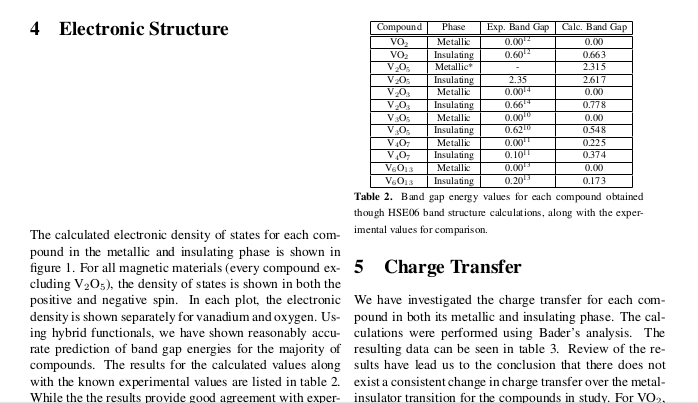
#> input picture table8.png, 698 x 403 px
$ jupyter execute table.ipynb
#> lines starting #> are read from the running program, lines starting #| are printed output that depends on the picture; after the words box and inside, x2 and y2 are one past the last pixel; in counts of white or black regions, pixels touching at a corner belong together
[cell 1]
import cv2
import numpy as np
import math

## Load image, grayscale, Otsu's threshold

[cell 2]
image = cv2.imread('table8.png')
#> image is the input picture: shape (403, 698, 3); min 0, max 255, mean 235.1
gray = cv2.cvtColor(image, cv2.COLOR_BGR2GRAY)
thresh, img_bin = cv2.threshold(gray, 128, 255, cv2.THRESH_BINARY | cv2.THRESH_OTSU)
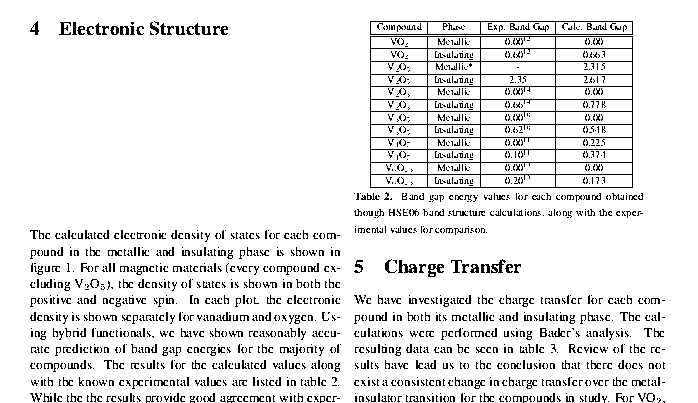
#> img_bin: shape (403, 698); 91.2% white; black in thin lines or dots, all inside (x1, y1, x2, y2) = (30, 21, 665, 403)
#> thresh = 157
img_bin = 255-img_bin

## Detect horizontal lines

[cell 3]
# Detect horizontal lines
kernel_len = gray.shape[1]//120
hor_kernel = cv2.getStructuringElement(cv2.MORPH_RECT, (kernel_len, 1))
image_horizontal = cv2.erode(img_bin, hor_kernel, iterations=3)
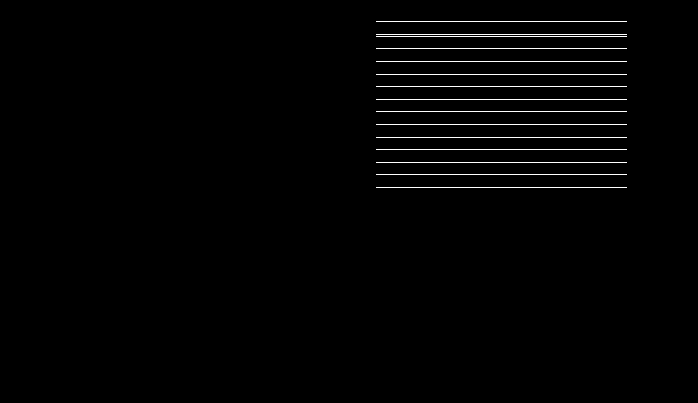
#> image_horizontal: shape (403, 698); 1.3% white in thin lines or dots, all inside (x1, y1, x2, y2) = (376, 21, 627, 188)
horizontal_lines = cv2.dilate(image_horizontal, hor_kernel, iterations=3)
#> horizontal_lines: shape (403, 698); 1.4% white in thin lines or dots, all inside (x1, y1, x2, y2) = (370, 21, 633, 188)
h_lines = cv2.HoughLinesP(horizontal_lines, 1, np.pi/180, 30, maxLineGap=250)
#> h_lines = 15 rows, first 6: [370, 162, 632, 162], [370, 137, 632, 137], [370, 61, 632, 61], [370, 21, 632, 21], [370, 48, 632, 48], [370, 99, 632, 99]

## Group horizontal lines if they in the same line

### Input: list of horizontal lines, threshold of lines(how far apart of each other)
### Output: new horizontal lines that are grouped

[cell 4]
def group_h_lines(h_lines, thin_thresh):
#> called with h_lines = array of shape (15, 1, 4), thin_thresh = 5
    new_h_lines = []
    while len(h_lines) > 0:
        thresh = sorted(h_lines, key=lambda x: x[0][1])[0][0]
        lines = [line for line in h_lines if thresh[1] - thin_thresh <= line[0][1] <= thresh[1] + thin_thresh]
        h_lines = [line for line in h_lines if thresh[1] - thin_thresh > line[0][1] or line[0][1] > thresh[1] + thin_thresh]
        x = []
        for line in lines:
            x.append(line[0][0])
            x.append(line[0][2])
        x_min, x_max = min(x) - int(5*thin_thresh), max(x) + int(5*thin_thresh)
        new_h_lines.append([x_min, thresh[1], x_max, thresh[1]])
#> this loop made 14 passes
#> lines on passes 1 to 8: [[[370, 21, 632, 21]]], [[[370, 34, 632, 34]], [[370, 36, 632, 36]]], [[[370, 48, 632, 48]]], [[[370, 61, 632, 61]]], [[[370, 74, 632, 74]]], [[[370, 86, 632, 86]]], [[[370, 99, 632, 99]]], [[[370, 111, 632, 111]]]
#> after the loop, h_lines = []; new_h_lines = 14 items, first 6: [345, 21, 657, 21], [345, 34, 657, 34], [345, 48, 657, 48], [345, 61, 657, 61], [345, 74, 657, 74], [345, 86, 657, 86]
    return new_h_lines

new_horizontal_lines = group_h_lines(h_lines, kernel_len)
#> new_horizontal_lines has the same summary as new_h_lines in group_h_lines

## Detect vertical lines

[cell 5]
kernel_len = gray.shape[1]//120
ver_kernel = cv2.getStructuringElement(cv2.MORPH_RECT, (1, kernel_len))
image_vertical = cv2.erode(img_bin, ver_kernel, iterations=3)
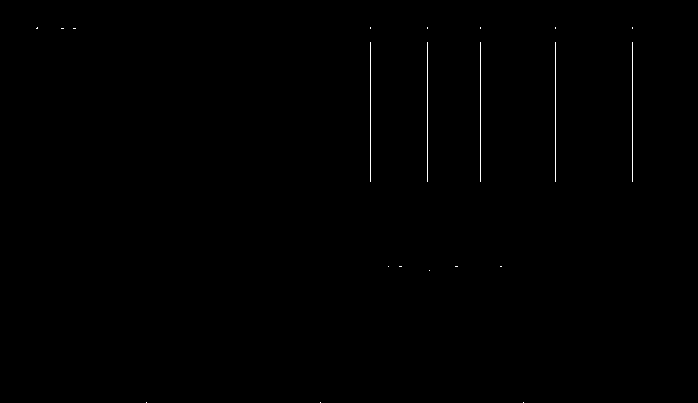
#> image_vertical: shape (403, 698); 0.26% white in thin lines or dots, all inside (x1, y1, x2, y2) = (36, 27, 633, 403)
vertical_lines = cv2.dilate(image_vertical, ver_kernel, iterations=3)
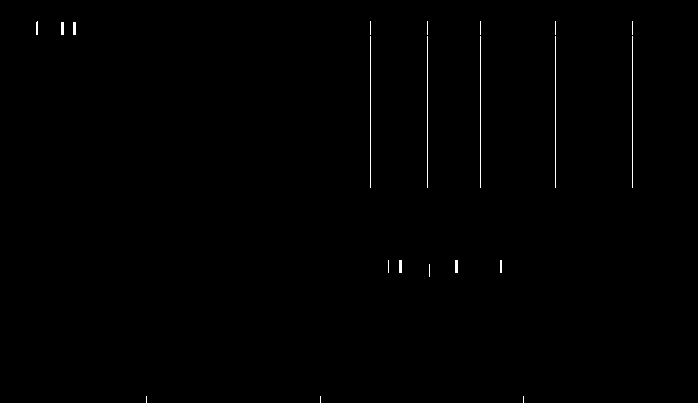
#> vertical_lines: shape (403, 698); 0.39% white in thin lines or dots, all inside (x1, y1, x2, y2) = (36, 21, 633, 403)

v_lines = cv2.HoughLinesP(vertical_lines, 1, np.pi/180, 30, maxLineGap=250)
#> v_lines = [[427, 187, 427, 21], [370, 187, 370, 21], [632, 187, 632, 21], [480, 187, 480, 21], [555, 187, 555, 21]]

## Group vertical lines if they in the same line

### Input: list of vertical lines, threshold of lines(how far apart of each other)
### Output: new vertical lines that are grouped

[cell 6]
def group_v_lines(v_lines, thin_thresh):
#> called with v_lines = array of shape (5, 1, 4), thin_thresh = 5
    new_v_lines = []
    while len(v_lines) > 0:
        thresh = sorted(v_lines, key=lambda x: x[0][0])[0][0]
        lines = [line for line in v_lines if thresh[0] -
                 thin_thresh <= line[0][0] <= thresh[0] + thin_thresh]
        v_lines = [line for line in v_lines if thresh[0] - thin_thresh >
                   line[0][0] or line[0][0] > thresh[0] + thin_thresh]
        y = []
        for line in lines:
            y.append(line[0][1])
            y.append(line[0][3])
        y_min, y_max = min(y) - int(4*thin_thresh), max(y) + int(4*thin_thresh)
        new_v_lines.append([thresh[0], y_min, thresh[0], y_max])
#> this loop made 5 passes
#> after the loop, new_v_lines = [[370, 1, 370, 207], [427, 1, 427, 207], [480, 1, 480, 207], [555, 1, 555, 207], [632, 1, 632, 207]]; v_lines = []
    return new_v_lines

new_vertical_lines = group_v_lines(v_lines, kernel_len)
#> new_vertical_lines has the same summary as new_v_lines in group_v_lines

## Find intersect point of a horizontal line and a vertical line

### Input: two lines
### Output: intersect point of two input lines

[cell 7]
def seg_intersect(line1: list, line2: list):
    a1, a2 = line1
    b1, b2 = line2
    da = a2-a1
    db = b2-b1
    dp = a1-b1

    def perp(a):
        b = np.empty_like(a)
        b[0] = -a[1]
        b[1] = a[0]
        return b

    dap = perp(da)
    denom = np.dot(dap, db)
    num = np.dot(dap, dp)
    return (num / denom.astype(float))*db + b1

## Get intersect points

[cell 8]
points = []
for hline in new_horizontal_lines:
    x1A, y1A, x2A, y2A = hline
#     cv2.line(image, (x1A, y1A), (x2A, y2A), (0, 0, 255), thickness=2)
    for vline in new_vertical_lines:
        x1B, y1B, x2B, y2B = vline
#         cv2.line(image, (x1B, y1B), (x2B, y2B), (0, 0, 255), thickness=2)
        line1 = [np.array([x1A, y1A]), np.array([x2A, y2A])]
        line2 = [np.array([x1B, y1B]), np.array([x2B, y2B])]

        x, y = seg_intersect(line1, line2)
        if x1A <= x <= x2A and y1B <= y <= y2B:
            points.append([int(x), int(y)])
#> this loop made 14 passes
#> (y1A, y2A) on passes 1 to 8: (21, 21), (34, 34), (48, 48), (61, 61), (74, 74), (86, 86), (99, 99), (111, 111)

## Draw lines of tables

[cell 9]
# [5 lines of commented-out code are left out]

## Gaussian blur, Otsu's threshold

[cell 10]
blur = cv2.GaussianBlur(gray, (7,7), 0)
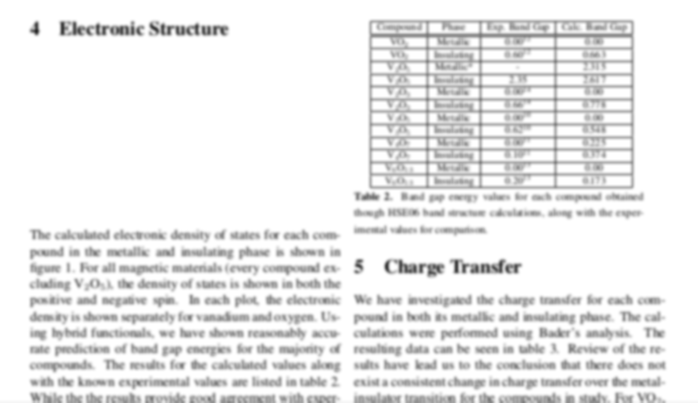
#> blur: shape (403, 698); min 41, max 255, mean 235
thresh = cv2.threshold(blur, 0, 255, cv2.THRESH_BINARY_INV + cv2.THRESH_OTSU)[1]
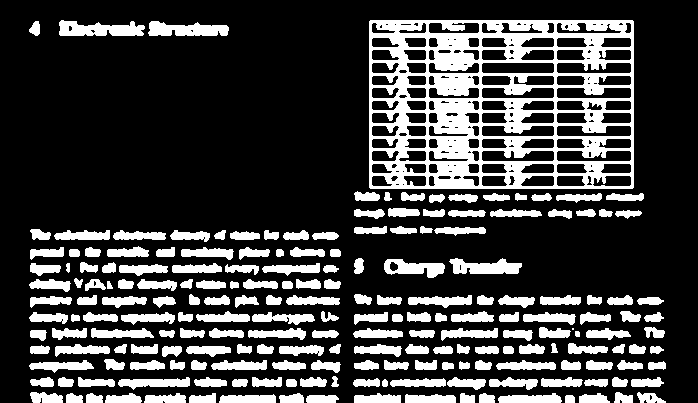
#> thresh: shape (403, 698); 24.4% white; 202 white regions (1 under 20 px), largest, box (x1, y1, x2, y2) and area: (369, 20, 634, 189) 23971, (59, 20, 145, 36) 969, (148, 21, 229, 36) 889

## Create rectangular structuring element and dilate

[cell 11]
kernel = cv2.getStructuringElement(cv2.MORPH_RECT, (5,5))
dilate = cv2.dilate(thresh, kernel, iterations=4)
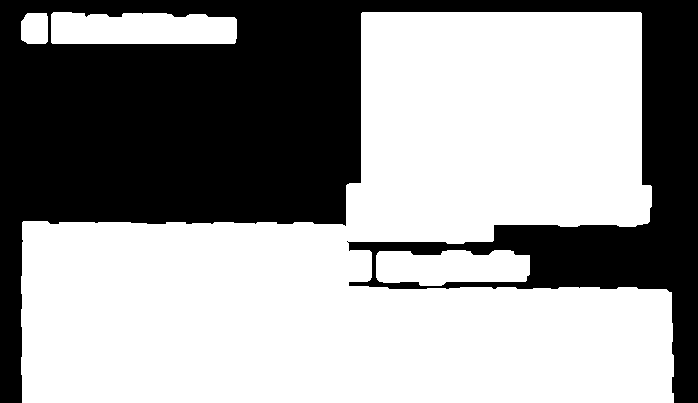
#> dilate: shape (403, 698); 60.9% white; 1 black region, box (x1, y1, x2, y2) and area: (0, 0, 698, 403) 109974

## Find contours, draw rectangle and numbering

[cell 12]
cnts = cv2.findContours(dilate, cv2.RETR_EXTERNAL, cv2.CHAIN_APPROX_SIMPLE)
cnts = cnts[0] if len(cnts) == 2 else cnts[1]
n =0
para_c=0
table_c=0
for c in cnts:
    n+=1
#> this loop made 4 passes
for c in cnts:
    x,y,w,h = cv2.boundingRect(c)
    isTable=False
    for p in points:
        if (x <= p[0] <= x+w and y <= p[1] <= y+h):
            isTable=True

    if (w>50 and h>50):

        if (isTable==True):
            table_c+=1
            cv2.rectangle(image, (x+5, y+5), (x + w -5, y + h -5), (0, 0, 255), 2)
            cv2.putText(image, "Table "+str(table_c), (x,y), cv2.FONT_HERSHEY_COMPLEX, 1, (0, 0, 255), 1, cv2.LINE_AA)
        else:
            para_c+=1
            cv2.rectangle(image, (x+5, y+5), (x + w -5, y + h -5), (36,255,12), 2)
            cv2.putText(image, "Paragraph "+str(para_c), (x,y), cv2.FONT_HERSHEY_COMPLEX, 1, (32, 158, 68), 1, cv2.LINE_AA)
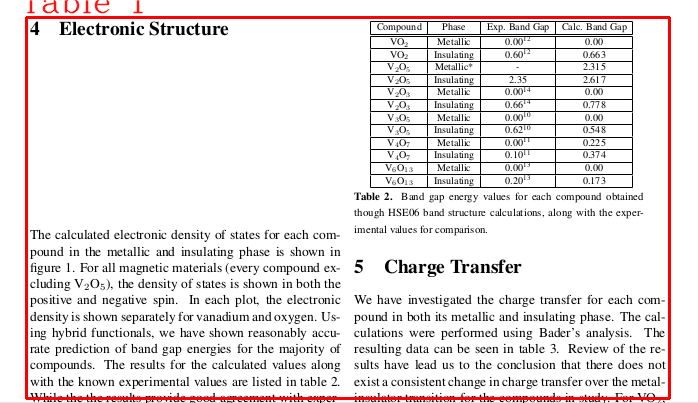
#> image: shape (403, 698, 3); mean B, G, R 229.7, 229.7, 235.5

# cv2.imshow('thresh', thresh)
# cv2.imshow('dilate', dilate)
print("Number of paragraph: ",para_c)
#| Number of paragraph:  0
print("Number of table: ",table_c)
#| Number of table:  1
cv2.imshow('image', image)
cv2.waitKey(0)
cv2.destroyAllWindows()

$ run again, with table1.png copied over table8.png
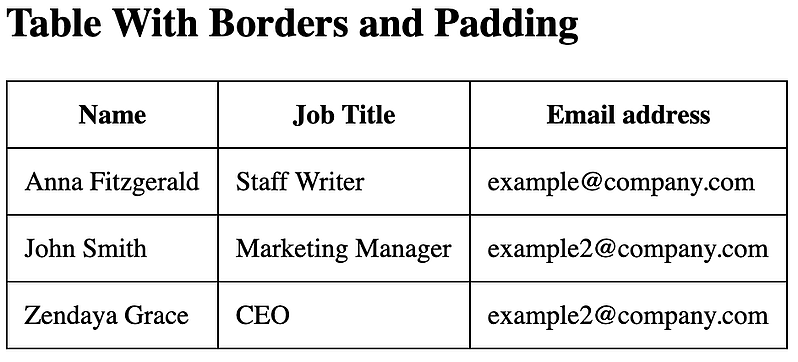
#> input picture table1.png, 798 x 362 px
#> image is the input picture: shape (362, 798, 3); min 0, max 255, mean 230.1
#> `thresh, img_bin = cv2.threshold(gray, 128, 255, cv2.THRESH_BINARY | cv..`:
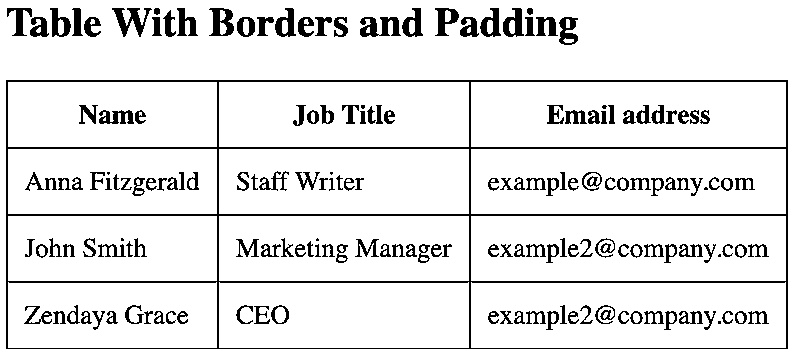
#> img_bin: shape (362, 798); 90.1% white; 174 black regions (9 under 20 px), largest, box (x1, y1, x2, y2) and area: (6, 80, 788, 349) 9112, (360, 17, 401, 37) 504, (112, 8, 152, 37) 480
#> `thresh, img_bin = cv2.threshold(gray, 128, 255, cv2.THRESH_BINARY | cv..`: thresh = 137
#> image_horizontal: shape (362, 798); 2.4% white in thin lines or dots
#> horizontal_lines: shape (362, 798); 2.7% white in thin lines or dots
#> `h_lines = cv2.HoughLinesP(horizontal_lines, 1, np.pi/180, 30, maxLineG..`: h_lines = 19 rows, first 6: [9, 147, 790, 147], [9, 148, 790, 148], [9, 348, 790, 348], [9, 80, 790, 80], [9, 215, 790, 215], [9, 214, 790, 214]
#> the loop in group_h_lines, `while len(h_lines) > 0:` made 12 passes
#> (lines, x_min, x_max) on passes 1, 2, 3, 5, 6, 7, 8, 9: ([[[10, 9, 457, 9]]], -20, 487), ([[[182, 19, 557, 19]], [[55, 18, 580, 18]]], 25, 610), ([[[301, 25, 457, 22]]], 271, 487), ([[[9, 80, 790, 80]], [[9, 81, 790, 81]]], -21, 820), ([[[345, 105, 565, 105]]], 315, 595), ([[[569, 112, 587, 112]]], 539, 617), ([[[102, 122, 121, 122]]], 72, 151), ([[[9, 147, 790, 147]], [[9, 148, 790, 148]]], -21, 820)
#> after the loop in group_h_lines, `while len(h_lines) > 0:`: h_lines = []; new_h_lines = [[-20, 9, 487, 9], [25, 18, 610, 18], [271, 25, 487, 25], [3, 33, 608, 33], [-21, 80, 820, 80], [315, 105, 595, 105], [539, 112, 617, 112], [72, 122, 151, 122], [-21, 147, 820, 147], [-21, 214, 820, 214], [-21, 281, 820, 281], [-21, 348, 820, 348]]
#> new_horizontal_lines has the same summary as new_h_lines in group_h_lines
#> image_vertical: shape (362, 798); 1.3% white; 79 white regions (47 under 20 px), largest, box (x1, y1, x2, y2) and area: (6, 89, 8, 343) 508, (217, 89, 219, 343) 508, (469, 89, 471, 343) 508
#> vertical_lines: shape (362, 798); 2.9% white; 79 white regions (6 under 20 px), largest, box (x1, y1, x2, y2) and area: (6, 83, 8, 352) 538, (217, 83, 219, 352) 538, (469, 83, 471, 352) 538
#> `v_lines = cv2.HoughLinesP(vertical_lines, 1, np.pi/180, 30, maxLineGap..`: v_lines = 56 rows, first 6: [7, 351, 7, 83], [217, 351, 217, 11], [218, 351, 218, 11], [469, 351, 469, 83], [786, 351, 786, 83], [16, 24, 564, 34]
#> the loop in group_v_lines, `while len(v_lines) > 0:` made 18 passes
#> (lines, y_min, y_max) on passes 1, 3, 4, 5, 6, 7, 9: ([[[7, 351, 7, 83]], [[6, 351, 6, 83]]], 59, 375), ([[[42, 39, 516, 39]]], 15, 63), ([[[74, 13, 521, 13]], [[77, 326, 81, 108]]], -11, 350), ([[[93, 192, 94, 108]], [[94, 192, 95, 108]]], 84, 216), ([[[134, 14, 521, 14]]], -10, 38), ([[[217, 351, 217, 11]], [[218, 351, 218, 11]]], -13, 375), ([[[283, 259, 301, 108]], [[283, 251, 303, 108]]], 84, 283)
#> after the loop in group_v_lines, `while len(v_lines) > 0:`: new_v_lines = 18 items, first 6: [6, 59, 6, 375], [16, -13, 16, 62], [42, 15, 42, 63], [74, -11, 74, 350], [93, 84, 93, 216], [134, -10, 134, 38]; v_lines = []
#> new_vertical_lines has the same summary as new_v_lines in group_v_lines
#> the loop `for hline in new_horizontal_lines:` made 12 passes
#> dilate: shape (362, 798); 66.6% white; 33 black regions (2 under 20 px), largest, box (x1, y1, x2, y2) and area: (0, 0, 798, 362) 33659, (228, 291, 460, 339) 8659, (480, 91, 777, 138) 7806
#> the loop `for c in cnts:` made 2 passes
#> after the loop `for c in cnts:`:
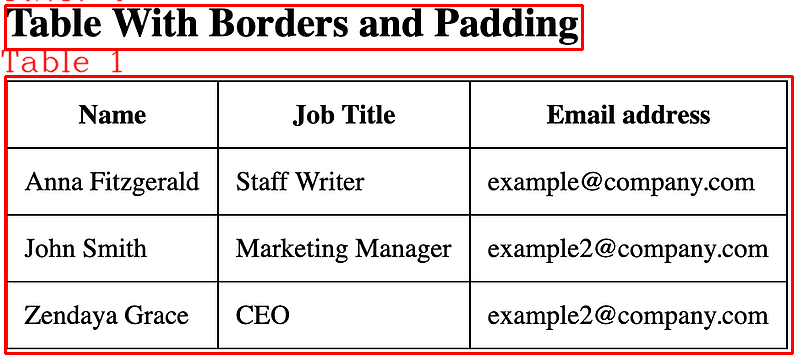
#> image: shape (362, 798, 3); mean B, G, R 221, 221, 230.4
#| Number of paragraph:  0
#| Number of table:  2
